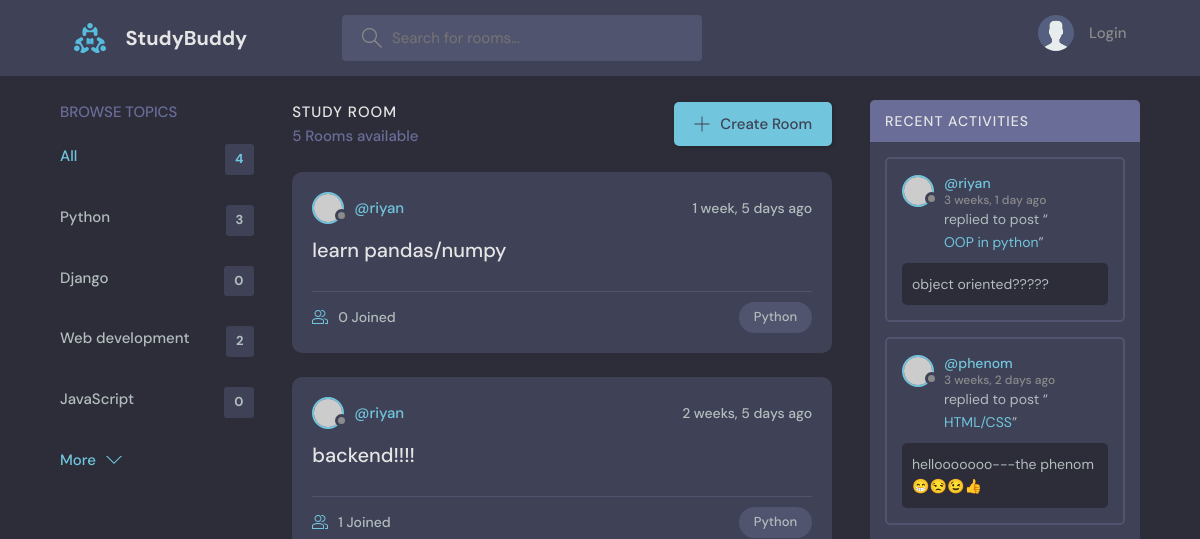
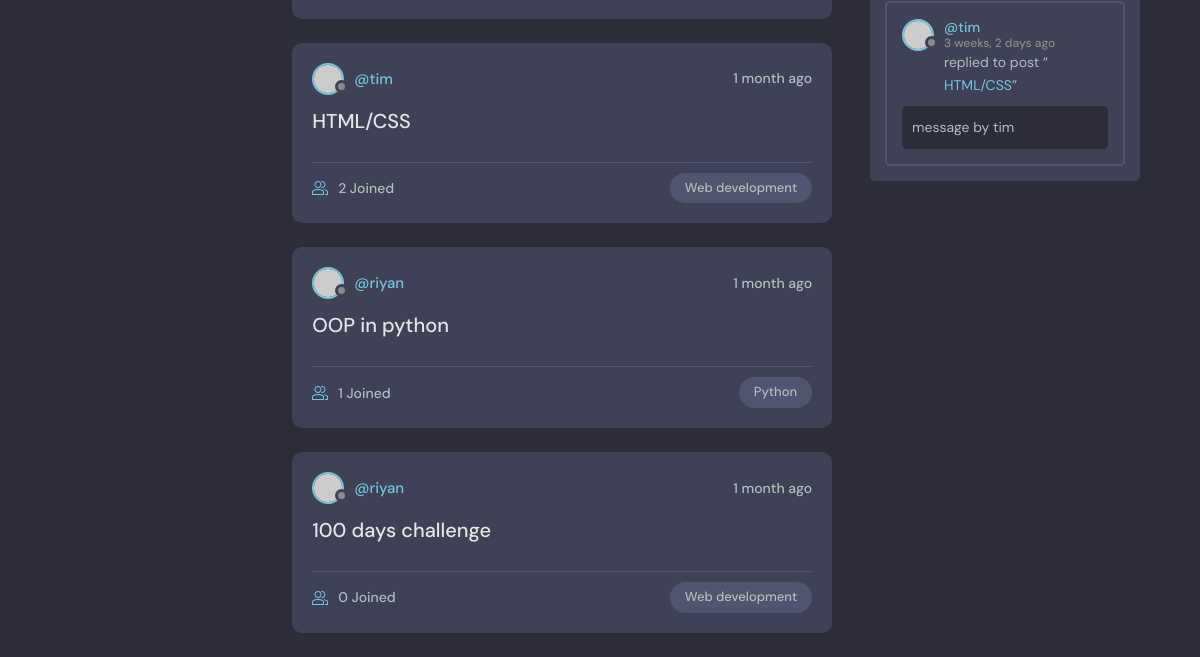
The app's page /, older data (2 pictures, top to bottom).
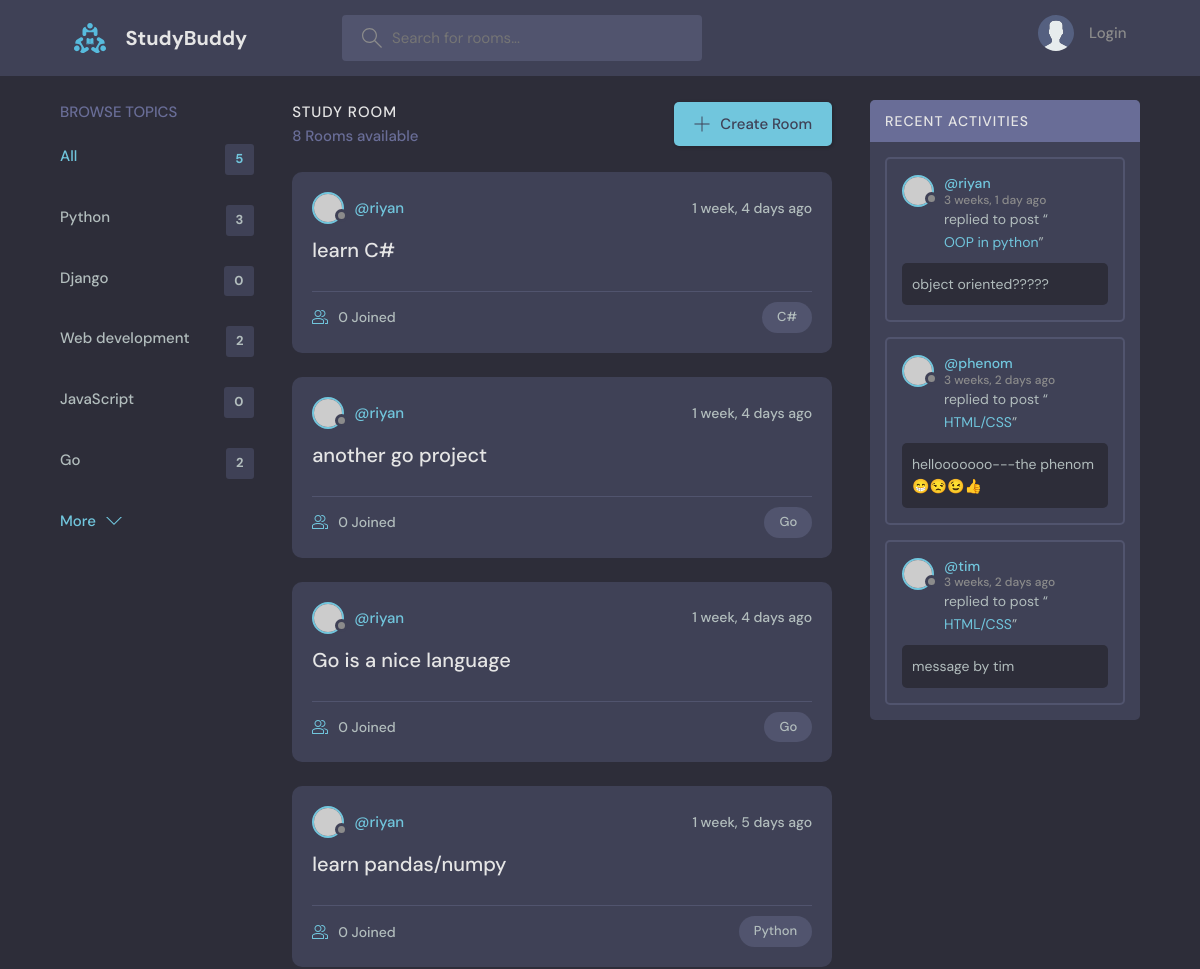
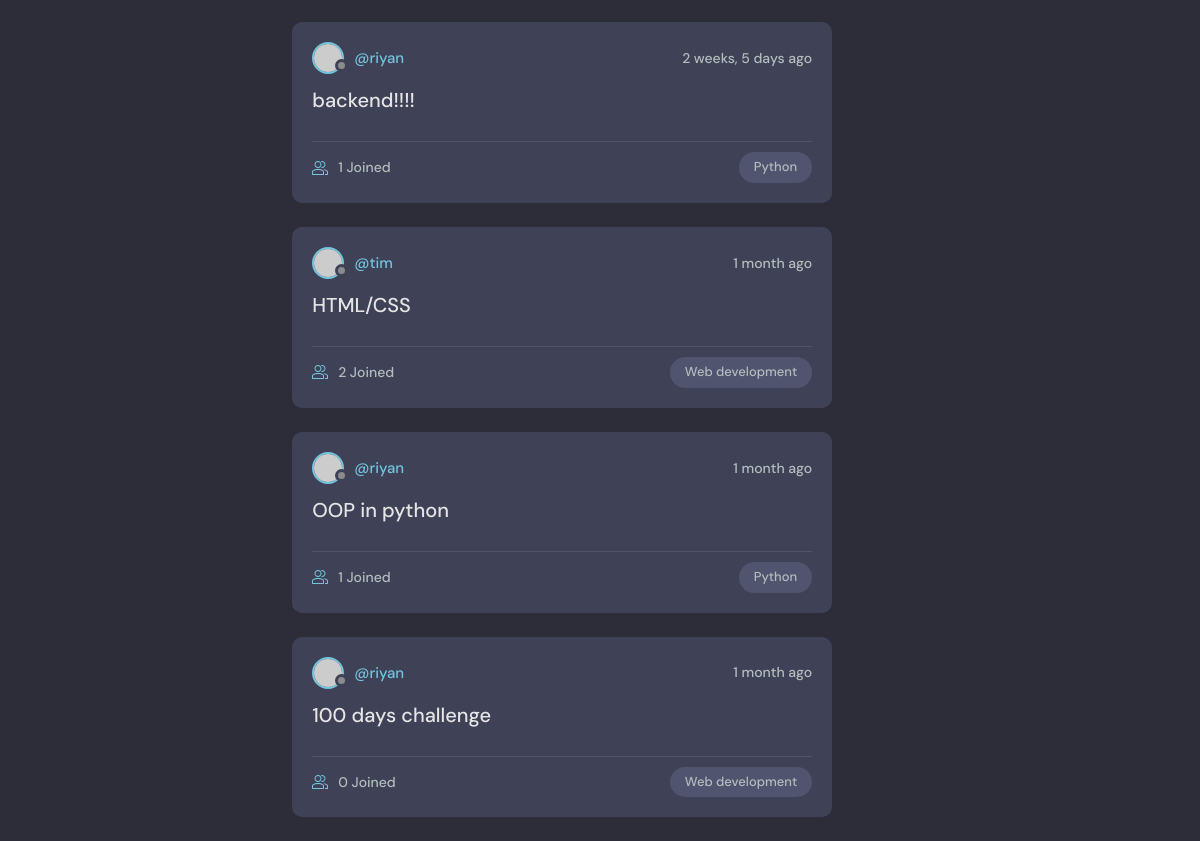
The same page, newer data (2 pictures, top to bottom).
### base/models.py (models this page shows, shortened)
class Topic(models.Model):
    name = models.CharField(max_length=200)

class Room(models.Model):
    host = models.ForeignKey(User, on_delete=models.SET_NULL, null=True)
    topic = models.ForeignKey(Topic, on_delete=models.SET_NULL, null=True)
    name = models.CharField(max_length=200)
    description = models.TextField(null=True, blank=True)
    participants = models.ManyToManyField(
        User, related_name="participants", blank=True)
    updated = models.DateTimeField(auto_now=True)
    created = models.DateTimeField(auto_now_add=True)
    class Meta:
        ordering = ['-updated', '-created']
    def __str__(self):
        return self.name

class Message(models.Model):
    user = models.ForeignKey(User, on_delete=models.CASCADE)
    room = models.ForeignKey(Room, on_delete=models.CASCADE)
    body = models.TextField()
    updated = models.DateTimeField(auto_now=True)
    created = models.DateTimeField(auto_now_add=True)
    class Meta:
        ordering = ['-updated', '-created']

### base/views.py (the view)
# urls.py: path("", views.home, name="home"),
def home(request):
    q = request.GET.get('q') if request.GET.get('q') != None else ""
    rooms = Room.objects.filter(
        Q(topic__name__icontains=q) |
        Q(name__icontains=q) |
        Q(description__icontains=q)
    )
    topics = Topic.objects.all()[0:5]
    room_count = rooms.count()
    room_messages = Message.objects.filter(Q(room__topic__name__icontains=q))
    context = {
        'rooms': rooms,
        'topics': topics,
        'room_count': room_count,
        'room_messages': room_messages
    }
    return render(request, 'base/home.html', context)

### base/templates/base/home.html (shortened to what this page needs)
{% extends 'main.html' %} {% block content %}
<main class="layout layout--3">
  <div class="container">
    {% include 'base/topics_component.html' %}
    <div class="roomList">
      <div class="roomList__header">
        <div>
          <h2>Study Room</h2>
          <p>{{ room_count }} Rooms available</p>
        </div>
        <a class="btn btn--main" href="{% url 'create-room' %}">
          <svg
            version="1.1"
            xmlns="http://www.w3.org/2000/svg"
            width="32"
            height="32"
            viewBox="0 0 32 32"
          >
            <title>add</title>
            <path
              d="M16.943 0.943h-1.885v14.115h-14.115v1.885h14.115v14.115h1.885v-14.115h14.115v-1.885h-14.115v-14.115z"
            ></path>
          </svg>
          Create Room
        </a>
      </div>
      {% include 'base/feed_component.html' %}
    </div>
    {% include 'base/activity_component.html' %}
  </div>
</main>
{% endblock %}

### base/templates/base/topics_component.html
<div class="topics">
  <div class="topics__header">
    <h2>Browse Topics</h2>
  </div>
  <ul class="topics__list">
    <li>
      <a href="{% url 'home' %}" class="active"
        >All <span>{{ topics.count }}</span></a
      >
    </li>
    {% for topic in topics %}
    <li>
      <a href="{% url 'home' %}?q={{ topic.name }}"
        >{{ topic.name }} <span>{{ topic.room_set.all.count }}</span></a
      >
    </li>
    {% endfor %}
  </ul>
  <a class="btn btn--link" href="{% url 'topics' %}">
    More
    <svg
      version="1.1"
      xmlns="http://www.w3.org/2000/svg"
      width="32"
      height="32"
      viewBox="0 0 32 32"
    >
      <title>chevron-down</title>
      <path d="M16 21l-13-13h-3l16 16 16-16h-3l-13 13z"></path>
    </svg>
  </a>
</div>

### base/templates/base/feed_component.html (shortened to what this page needs)
{% for room in rooms %}
<div class="roomListRoom">
  <div class="roomListRoom__header">
    <a
      href="{% url 'user-profile' room.host.id %}"
      class="roomListRoom__author"
    >
      <div class="avatar avatar--small">
        <img src="https://randomuser.me/api/portraits/women/11.jpg" />
      </div>
      <span>@{{ room.host.username }}</span>
    </a>
    <div class="roomListRoom__actions">
      <span>{{ room.created | timesince }} ago</span>
    </div>
  </div>
  <div class="roomListRoom__content">
    <a href="{% url 'room' room.id %}">{{ room.name }}</a>
  </div>
  <div class="roomListRoom__meta">
    <a href="{% url 'room' room.id %}" class="roomListRoom__joined">
      {{ room.participants.all.count }} Joined
    </a>
    <p class="roomListRoom__topic">{{ room.topic.name }}</p>
  </div>
</div>
{% endfor %}

### base/templates/base/activity_component.html (shortened to what this page needs)
<div class="activities">
  <div class="activities__header">
    <h2>Recent Activities</h2>
  </div>
  {% for message in room_messages %}
  <div class="activities__box">
    <div class="activities__boxHeader roomListRoom__header">
      <a
        href="{% url 'user-profile' message.user.id %}"
        class="roomListRoom__author"
      >
        <div class="avatar avatar--small">
          <img src="https://randomuser.me/api/portraits/women/11.jpg" />
        </div>
        <p>
          @{{ message.user }}
          <span>{{ message.created | timesince }} ago</span>
        </p>
      </a>
    </div>
    <div class="activities__boxContent">
      <p>
        replied to post “<a href="{% url 'room' message.room.id %}"
          >{{ message.room }}</a
        >”
      </p>
      <div class="activities__boxRoomContent">{{ message.body }}</div>
    </div>
  </div>
  {% endfor %}
</div>

Row changes from the older to the newer data that the page shows:
added Topic: name "Go", room_set.all.count "2"
added Room: host.username "riyan", created "1 week, 4 days", name "learn C#", participants.all.count "0", topic.name "C#"
added Room: host.username "riyan", created "1 week, 4 days", name "another go project", participants.all.count "0", topic.name "Go"
added Room: host.username "riyan", created "1 week, 4 days", name "Go is a nice language", participants.all.count "0", topic.name "Go"
Text that changed along with them:
{{ topics.count }}: "4" → "5"
{{ room_count }}: "5" → "8"
